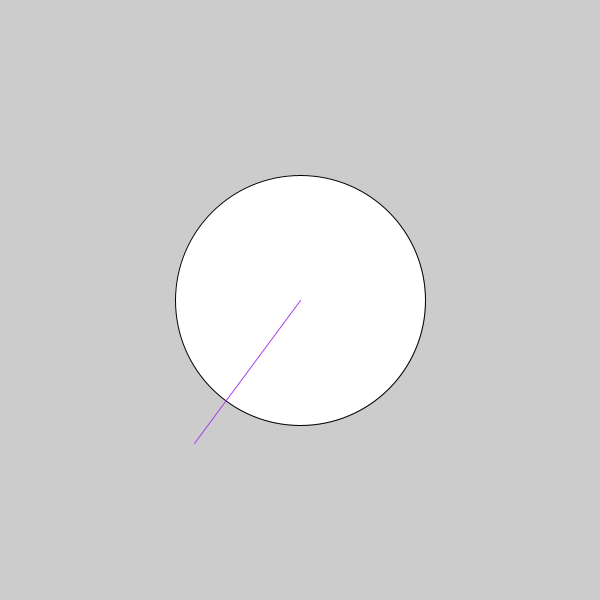
Frame 1 (no input)
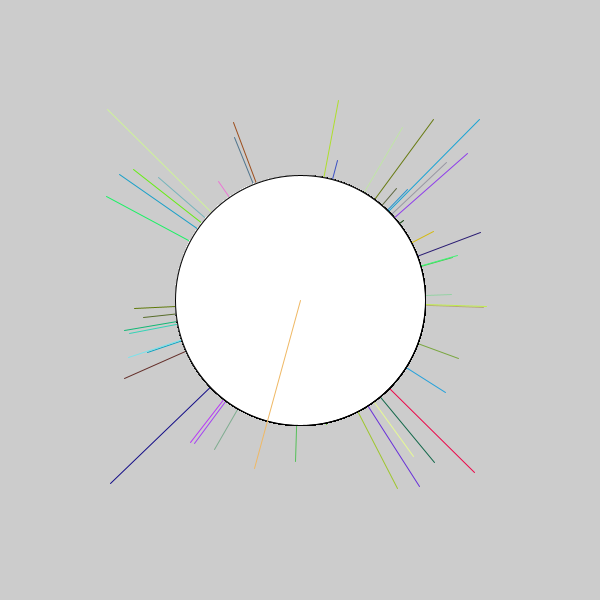
Frame 60 (the mouse pressed at the canvas centre just before this capture)
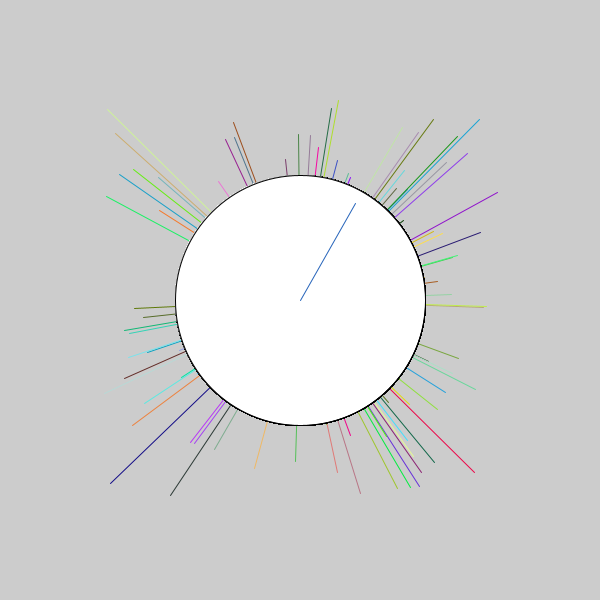
Frame 120 (the mouse held since frame 60 and released just before this capture)

The Processing sketch that drew these frames (run headless with seeded random() and noise(); from frame 60 on, the mouse is pressed at the canvas centre):

// Processing sketch: Circle_with_lines
// ── Circle_with_lines.pde
void setup() {
  size(600, 600);
  frameRate(1000);
}

void draw() {
  stroke(0);
  ellipse(300, 300, 250, 250);
  float color1 = random(0, 255);
  float color2 = random(0, 255);
  float color3 = random(0, 255);
  stroke (color1, color2, color3);

  float x = random(100, 500);
  float y = random(100,500);
  line(300, 300, x, y);
}
